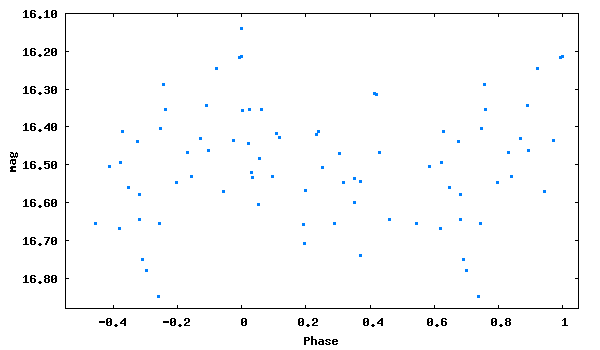

Source code (gnuplot):
set term png size 600,350 medium
set colors classic
set output 'phase_lc_4.png'
set xlabel 'Phase'
set ylabel 'mag'
#set title 'JDmax = 2446709.42200 + 0.1751158 x E'
set format y '%5.2f'
plot [-0.55:1.05][16.88:16.10] "phase_lc_4.dat" linecolor 3 pointtype 5 pointsize 0.3 title ""
